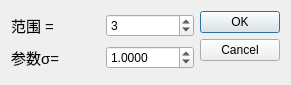
<?xml version="1.0" encoding="UTF-8"?>
<ui version="4.0">
 <class>GaussianBlurDialog</class>
 <widget class="QDialog" name="GaussianBlurDialog">
  <property name="geometry">
   <rect>
    <x>0</x>
    <y>0</y>
    <width>291</width>
    <height>85</height>
   </rect>
  </property>
  <property name="sizePolicy">
   <sizepolicy hsizetype="Fixed" vsizetype="Fixed">
    <horstretch>0</horstretch>
    <verstretch>0</verstretch>
   </sizepolicy>
  </property>
  <property name="windowTitle">
   <string>高斯模糊</string>
  </property>
  <property name="windowIcon">
   <iconset resource="../res/ImageDir.qrc">
    <normaloff>:/img/doGauss.svg</normaloff>:/img/doGauss.svg</iconset>
  </property>
  <layout class="QHBoxLayout" name="horizontalLayout_3">
   <item>
    <layout class="QVBoxLayout" name="verticalLayout">
     <item>
      <layout class="QHBoxLayout" name="horizontalLayout_2">
       <item>
        <widget class="QLabel" name="labelradius">
         <property name="text">
          <string>&lt;html&gt;&lt;head/&gt;&lt;body&gt;&lt;p&gt;&lt;span style=&quot; font-size:11pt;&quot;&gt;范围 = &lt;/span&gt;&lt;/p&gt;&lt;/body&gt;&lt;/html&gt;</string>
         </property>
        </widget>
       </item>
       <item>
        <widget class="QSpinBox" name="radiusSpinBox">
         <property name="value">
          <number>3</number>
         </property>
        </widget>
       </item>
      </layout>
     </item>
     <item>
      <layout class="QHBoxLayout" name="horizontalLayout">
       <item>
        <widget class="QLabel" name="labelsigma">
         <property name="text">
          <string>&lt;html&gt;&lt;head/&gt;&lt;body&gt;&lt;p&gt;&lt;span style=&quot; font-size:11pt;&quot;&gt;参数σ= &lt;/span&gt;&lt;/p&gt;&lt;/body&gt;&lt;/html&gt;</string>
         </property>
        </widget>
       </item>
       <item>
        <widget class="QDoubleSpinBox" name="sigmaSpinBox">
         <property name="focusPolicy">
          <enum>Qt::StrongFocus</enum>
         </property>
         <property name="decimals">
          <number>4</number>
         </property>
         <property name="value">
          <double>1.000000000000000</double>
         </property>
        </widget>
       </item>
      </layout>
     </item>
    </layout>
   </item>
   <item>
    <widget class="QDialogButtonBox" name="buttonOK">
     <property name="orientation">
      <enum>Qt::Vertical</enum>
     </property>
     <property name="standardButtons">
      <set>QDialogButtonBox::Cancel|QDialogButtonBox::Ok</set>
     </property>
    </widget>
   </item>
  </layout>
 </widget>
 <resources>
  <include location="../res/ImageDir.qrc"/>
 </resources>
 <connections>
  <connection>
   <sender>buttonOK</sender>
   <signal>accepted()</signal>
   <receiver>GaussianBlurDialog</receiver>
   <slot>accept()</slot>
   <hints>
    <hint type="sourcelabel">
     <x>248</x>
     <y>254</y>
    </hint>
    <hint type="destinationlabel">
     <x>157</x>
     <y>274</y>
    </hint>
   </hints>
  </connection>
  <connection>
   <sender>buttonOK</sender>
   <signal>rejected()</signal>
   <receiver>GaussianBlurDialog</receiver>
   <slot>reject()</slot>
   <hints>
    <hint type="sourcelabel">
     <x>316</x>
     <y>260</y>
    </hint>
    <hint type="destinationlabel">
     <x>286</x>
     <y>274</y>
    </hint>
   </hints>
  </connection>
 </connections>
</ui>
